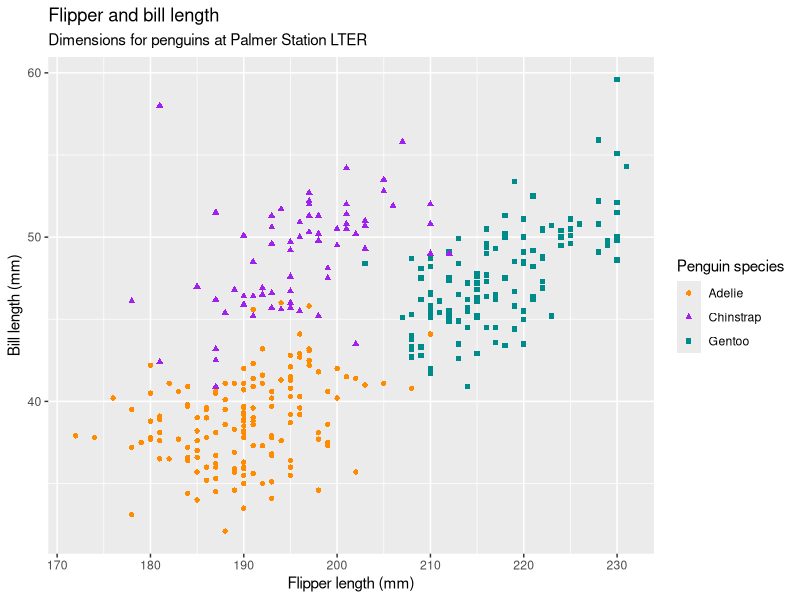

Reproduce this figure in R.
## ---- chunk 1
#| label: load-packages
#| include: false

library(tidyverse)
library(palmerpenguins)
## ---- chunk 2
#| label: plot-penguins
#| warning: false
#| echo: false

ggplot(penguins, 
       aes(x = flipper_length_mm, y = bill_length_mm)) +
  geom_point(aes(color = species, shape = species)) +
  scale_color_manual(values = c("darkorange","purple","cyan4")) +
  labs(
    title = "Flipper and bill length",
    subtitle = "Dimensions for penguins at Palmer Station LTER",
    x = "Flipper length (mm)", y = "Bill length (mm)",
    color = "Penguin species", shape = "Penguin species"
  ) 
